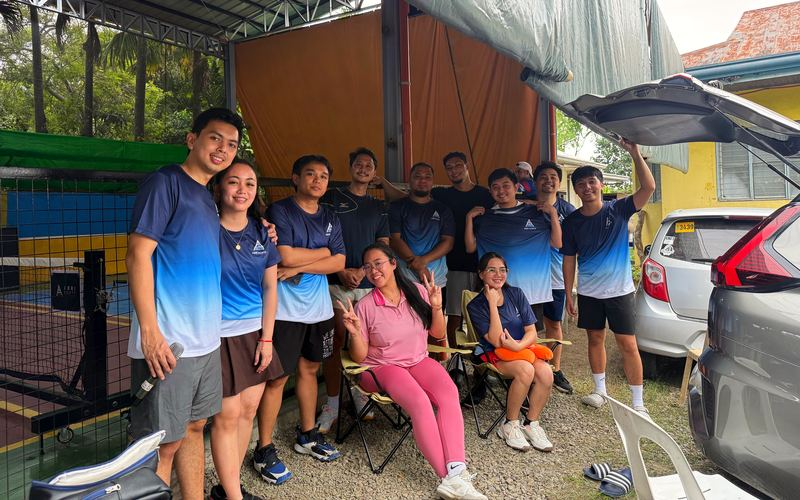
#> input picture rally/barkada-s.jpg, 800 x 500 px, given in place of IMG_9302.jpg, which was not available
$ python rally_photos.py ../../rally/barkada-s.jpg
#> lines starting #> are read from the running program, lines starting #| are printed output that depends on the picture
"""Web photos of the Friendly Rally (Nov 22, 2026) for the results on both pages -> rally/ at the site root.

  python3 -I tools/site/rally_photos.py <folder of the rally photos as IMG_xxxx.jpg> [--sheet check.jpg]

The photos are RJ's from the "ABRI Korte Tourna" Drive folder. Each one is turned to sRGB, given the same light
grade as the recap Reel, cropped (boxes below, in each photo's own pixels) and saved twice:
name.jpg (large) and name-s.jpg (half size, for phones and the gallery grid).
"""
import io
import os
import sys

import numpy as np
from PIL import Image, ImageCms

ROOT = os.path.normpath(os.path.join(os.path.dirname(os.path.abspath(__file__)), "..", ".."))
OUT = os.path.join(ROOT, "rally")

# name: (photo, crop box x0, y0, x1, y1, large size)
CROPS = {
    "champions": ("9302", (250, 1200, 2250, 3700), (960, 1200)),
    "second":    ("9300", (360, 1250, 2360, 3750), (960, 1200)),
    "third":     ("9298", (370, 950, 2530, 3650), (960, 1200)),
    "podium":    ("9305", (0, 525, 3000, 2400), (1600, 1000)),
    "squad":     ("9310", (0, 300, 3200, 2300), (1600, 1000)),
    "barkada":   ("9257", (0, 400, 3200, 2400), (1600, 1000)),
    "medals":    ("9296", (0, 1067, 2560, 4267), (800, 1000)),
    "serve":     ("9161", (1280, 0, 3200, 2400), (800, 1000)),
    "rally-1":   ("9203", (450, 1300, 2450, 3800), (800, 1000)),
    "rally-2":   ("9163", (0, 1100, 2400, 4100), (800, 1000)),
    "rally-3":   ("9245", (325, 1500, 2325, 4000), (800, 1000)),
    "rally-4":   ("9248", (50, 1600, 1850, 3850), (800, 1000)),
}

SRGB = ImageCms.createProfile("sRGB")


def load(path):
#> called with path = '../../rally/barkada-s.jpg/IMG_9302.jpg'
    im = Image.open(path)
#> im is the input picture: PIL image 800x500 RGB; mean R, G, B 108.2, 96, 89.5
    icc = im.info.get("icc_profile")
    im = im.convert("RGB")
    if icc:
        im = ImageCms.profileToProfile(im, ImageCms.ImageCmsProfile(io.BytesIO(icc)), SRGB, outputMode="RGB")
    return im


def grade(im):
    a = np.asarray(im).astype(np.float32) / 255.0
    lum = 0.2126 * a[..., 0] + 0.7152 * a[..., 1] + 0.0722 * a[..., 2]
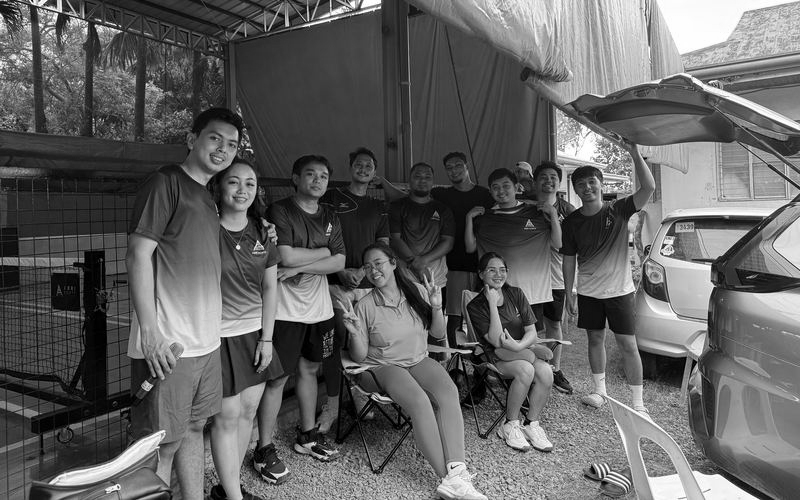
#> lum: shape (500, 800) float32; min 0, max 1, mean 0.385
    lo, hi = np.percentile(lum[::4, ::4], [0.4, 99.6])
#> lo = 0.007; hi = 0.996
    lo, hi = min(lo, 0.05) * 0.7, max(hi, 0.86)
#> lo = 0.0049
    a = np.clip((a - lo) / (hi - lo), 0, 1)
    a = a * 0.8 + (a * a * (3 - 2 * a)) * 0.2
    l = (0.2126 * a[..., 0] + 0.7152 * a[..., 1] + 0.0722 * a[..., 2])[..., None]
    a = l + (a - l) * 1.12
    a[..., 0] *= 1.015
    a[..., 2] *= 0.985
    return Image.fromarray((np.clip(a, 0, 1) * 255 + 0.5).astype(np.uint8))


def main():
    src = sys.argv[1]
    sheet = sys.argv[sys.argv.index("--sheet") + 1] if "--sheet" in sys.argv else None
    os.makedirs(OUT, exist_ok=True)
    thumbs = []
    for name, (key, box, size) in CROPS.items():
        im = grade(load(os.path.join(src, "IMG_%s.jpg" % key)))
        x0, y0, x1, y1 = box
        x1, y1 = min(x1, im.width), min(y1, im.height)
#> x1 = 800; y1 = 500
#> (the run stopped early here; a loop or call above may not have finished)

$ run again, on rally/medals-s.jpg
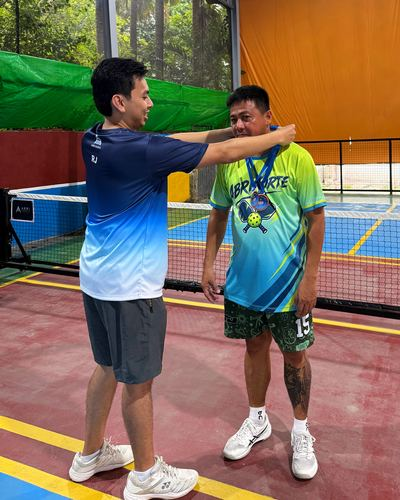
#> input picture rally/medals-s.jpg, 400 x 500 px, given in place of IMG_9302.jpg, which was not available
#> in load, im is the input picture: PIL image 400x500 RGB; mean R, G, B 125.9, 109.1, 91.3
#> in grade, `lum = 0.2126 * a[..., 0] + 0.7152 * a[..., 1] + 0.0722 * a[..., 2]`:
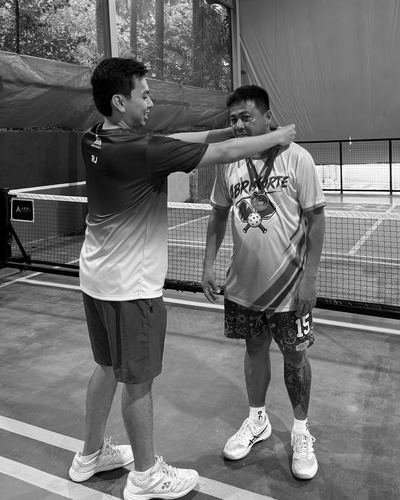
#> lum: shape (500, 400) float32; min 0, max 1, mean 0.437
#> in grade, `lo, hi = np.percentile(lum[::4, ::4], [0.4, 99.6])`: lo = 0.00449; hi = 0.973
#> in grade, `lo, hi = min(lo, 0.05) * 0.7, max(hi, 0.86)`: lo = 0.00314
#> in grade, `return Image.fromarray((np.clip(a, 0, 1) * 255 + 0.5).astype(np.uint8))`:
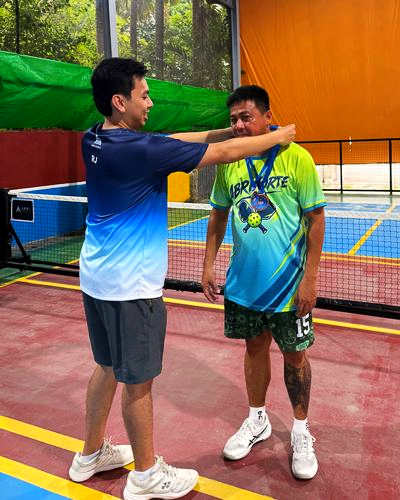
#> returned value: PIL image 400x500 RGB; mean R, G, B 134, 110.3, 87.8
